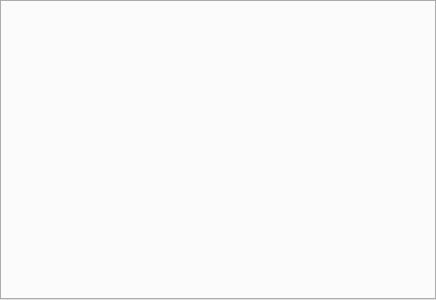
<?xml version="1.0" encoding="UTF-8"?>
<ui version="4.0">
 <class>TabProject</class>
 <widget class="QWidget" name="TabProject">
  <property name="geometry">
   <rect>
    <x>0</x>
    <y>0</y>
    <width>436</width>
    <height>300</height>
   </rect>
  </property>
  <property name="windowTitle">
   <string>Проект</string>
  </property>
  <layout class="QHBoxLayout" name="main_horizontal_layout">
   <property name="spacing">
    <number>0</number>
   </property>
   <property name="leftMargin">
    <number>0</number>
   </property>
   <property name="topMargin">
    <number>0</number>
   </property>
   <property name="rightMargin">
    <number>0</number>
   </property>
   <property name="bottomMargin">
    <number>0</number>
   </property>
   <item>
    <widget class="QSplitter" name="splitter">
     <property name="orientation">
      <enum>Qt::Horizontal</enum>
     </property>
     <property name="handleWidth">
      <number>1</number>
     </property>
     <widget class="QTabWidget" name="tab_widget">
      <property name="currentIndex">
       <number>-1</number>
      </property>
      <property name="tabsClosable">
       <bool>false</bool>
      </property>
     </widget>
    </widget>
   </item>
  </layout>
 </widget>
 <resources/>
 <connections/>
</ui>
